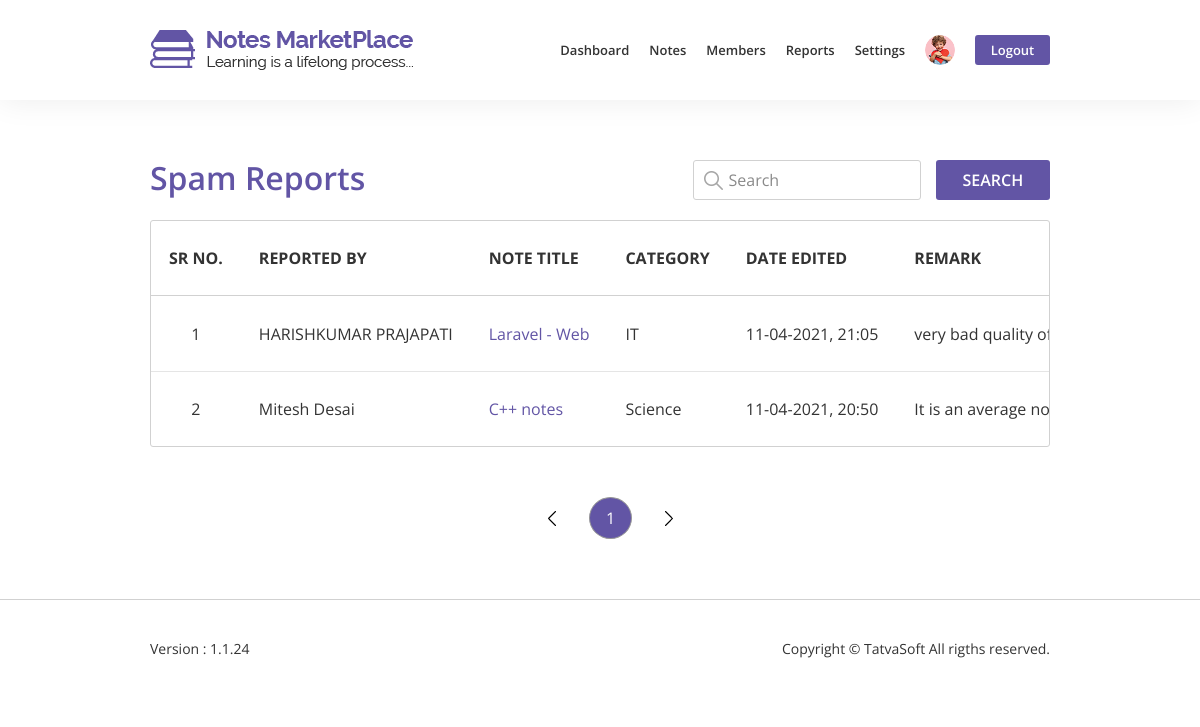
The app's page /admin/spam_report.php (signed in) with its own data.
### tables this page shows
CREATE TABLE `systemtable` (
  `SystemID` int(11) NOT NULL,
  `SupportEmail` varchar(100) NOT NULL,
  `SupportPhone` varchar(100) NOT NULL,
  `SubscriberEmails` varchar(255) DEFAULT NULL,
  `FacebookURL` varchar(100) DEFAULT NULL,
  `TwitterURL` varchar(100) DEFAULT NULL,
  `LinkedinURL` varchar(100) DEFAULT NULL,
  `DefaultProfilePicture` varchar(100) NOT NULL,
  `DefaultDisplayPicture` varchar(100) NOT NULL,
  `CreatedDate` datetime DEFAULT NULL,
  `CreatedBy` int(11) DEFAULT NULL,
  `ModifiedDate` datetime DEFAULT NULL,
  `Modifiedby` int(11) DEFAULT NULL,
  `IsActive` bit(10) NOT NULL DEFAULT b'1'
);

CREATE TABLE `spamnotes` (
  `SpamID` int(11) NOT NULL,
  `NoteID` int(11) NOT NULL,
  `Remark` varchar(255) NOT NULL,
  `CreatedDate` datetime DEFAULT NULL,
  `CreatedBy` int(11) DEFAULT NULL,
  `ModifiedDate` datetime DEFAULT NULL,
  `ModifiedBy` int(11) DEFAULT NULL,
  `IsActive` bit(10) NOT NULL DEFAULT b'1'
);

CREATE TABLE `user` (
  `UserID` int(11) NOT NULL,
  `RoleID` int(11) NOT NULL,
  `FirstName` varchar(50) NOT NULL,
  `LastName` varchar(50) NOT NULL,
  `EmailID` varchar(100) NOT NULL,
  `Password` varchar(200) NOT NULL,
  `IsEmailVerified` bit(10) NOT NULL DEFAULT b'0',
  `SecondaryEmailID` varchar(100) DEFAULT NULL,
  `BirthDate` date DEFAULT NULL,
  `Gender` tinyint(1) DEFAULT NULL COMMENT '0-Male 1-Female',
  `PhoneNo` varchar(20) DEFAULT NULL,
  `ProfilePictureFile` varchar(100) DEFAULT NULL,
  `Address1` varchar(100) DEFAULT NULL,
  `Address2` varchar(100) DEFAULT NULL,
  `City` varchar(50) DEFAULT NULL,
  `State` varchar(50) DEFAULT NULL,
  `Zipcode` varchar(50) DEFAULT NULL,
  `CountryID` int(11) DEFAULT NULL,
  `University` varchar(100) DEFAULT NULL,
  `CollegeName` varchar(100) DEFAULT NULL,
  `CreatedDate` datetime DEFAULT NULL,
  `CreatedBy` int(11) DEFAULT NULL,
  `ModifiedDate` datetime DEFAULT NULL,
  `ModifiedBy` int(11) DEFAULT NULL,
  `IsActive` bit(10) NOT NULL DEFAULT b'1'
);

CREATE TABLE `notes` (
  `NoteID` int(11) NOT NULL,
  `NoteTitle` varchar(100) NOT NULL,
  `CategoryID` int(11) NOT NULL,
  `DisplayPictureFile` varchar(100) NOT NULL,
  `NoteFile` varchar(255) NOT NULL,
  `TypeID` int(11) NOT NULL,
  `NotePage` int(11) NOT NULL,
  `Description` varchar(255) NOT NULL,
  `CountryID` int(11) DEFAULT NULL,
  `InstituteName` varchar(200) DEFAULT NULL,
  `CourseName` varchar(100) DEFAULT NULL,
  `CourseCode` varchar(100) DEFAULT NULL,
  `ProfessorName` varchar(100) DEFAULT NULL,
  `SellType` bit(10) NOT NULL,
  `NotePrice` int(11) DEFAULT NULL,
  `PreviewFile` varchar(100) DEFAULT NULL,
  `SellerID` int(11) NOT NULL,
  `NoteStatusID` int(11) NOT NULL,
  `PublishedDate` datetime DEFAULT NULL,
  `ActionedBy` int(11) DEFAULT NULL,
  `AdminRemark` varchar(255) DEFAULT NULL,
  `CreatedDate` datetime DEFAULT NULL,
  `CreatedBy` int(11) DEFAULT NULL,
  `ModifiedDate` datetime DEFAULT NULL,
  `ModifiedBy` int(11) DEFAULT NULL,
  `IsActive` bit(10) NOT NULL DEFAULT b'1'
);

### functions.php (called while the page is built, shortened)
<?php
include 'Database/database.php';
?>
<?php
function ProfileImage($user_id){
    global $connection;
    $query = "SELECT DefaultProfilePicture FROM systemtable WHERE SystemID = 1";
    $profile_query = mysqli_query($connection,$query);
    $row = mysqli_fetch_array($profile_query);
    $default_profile_picture = $row['DefaultProfilePicture'];
    $query = "SELECT ProfilePictureFile FROM user WHERE UserID = $user_id";
    $profile_picture_query = mysqli_query($connection, $query);
    $row = mysqli_fetch_array($profile_picture_query);
    $profile_image = $row['ProfilePictureFile'];
    if(!empty($profile_image)){
        $profile_image = "../images/uploads/profile_picture/$profile_image";
    }
    else{
        $profile_image = "../images/uploads/profile_picture/$default_profile_picture";
    }
    return $profile_image;
}
?>

### admin/spam_report.php (the view, shortened to what this page needs)
<?php
    include '../Database/database.php';
    include '../functions.php';
    $user_id = $_SESSION['admin_id'];
    $profile_image_nav = ProfileImage($user_id);
    $query = "SELECT spamnotes.SpamID, spamnotes.NoteID, spamnotes.Remark, spamnotes.CreatedDate, notes.NoteTitle, notes.NoteFile, user.FirstName, user.LastName, (SELECT Category FROM categorytable WHERE categorytable.CategoryID = notes.CategoryID AND categorytable.IsActive=1) AS Category  FROM spamnotes JOIN notes ON spamnotes.NoteID = notes.NoteID JOIN user ON spamnotes.CreatedBy = user.userID ORDER BY spamnotes.CreatedDate desc";
    $spam_data_query = mysqli_query($connection, $query);
?>
<!DOCTYPE html>
<html lang="en">
    <head>
        <link rel="stylesheet" href="../css/datatable/jquery.dataTables.min.css">
        <link rel="stylesheet" href="../css/bootstrap/bootstrap.min.css">
        <link rel="stylesheet" href="../css/admin-style.css">
        <link rel="stylesheet" href="../css/admin-responsive.css">
    </head>
    <body>
        <nav class="navbar fixed-top navbar-expand-lg box">
            <div class="container-fluid">
                <a class="navbar-brand" href="dashboard_admin.php">
                    <img src="../images/home/logo.png" alt="NotesMarketPlace logo">
                </a>
                <div class="collapse navbar-collapse" id="navbarTogglerDemo01">
                    <ul class="navbar-nav ml-auto">
                        <li><a href="dashboard_admin.php">Dashboard</a></li>
                        <li class="dropdown">
                            <a href="#" style="border: none;" class="dropdown-toggle" id="profile-dropdown" data-toggle="dropdown" aria-haspopup="true" aria-expanded="false">Notes</a>
                        </li>
                        <li><a href="members.php">Members</a></li>
                        <li class="dropdown">
                            <a href="#" style="border: none;" class="dropdown-toggle" id="profile-dropdown" data-toggle="dropdown" aria-haspopup="true" aria-expanded="false">Reports</a>
                        </li>
                        <li class="dropdown">
                            <a href="#" style="border: none;" class="dropdown-toggle" id="profile-dropdown" data-toggle="dropdown" aria-haspopup="true" aria-expanded="false">Settings</a>
                        </li>
                        <li class="dropdown">
                                <a href="#" style="border: none;" class="dropdown-toggle" id="profile-dropdown" data-toggle="dropdown" aria-haspopup="true" aria-expanded="false"><img src=<?php echo $profile_image_nav;?> alt="progile image"></a>
                        </li>
                        <li style="padding-right:0;"><a href="../logout.php" style="border: none;"><button>Logout</button></a></li>
                    </ul>
                </div>
            </div>
        </nav>
        <div class="admin-table box" style="margin-top: 160px;">
            <div class="container-fluid">
                <div class="row">
                    <div class="col-lg-7 col-md-6" style="padding-left: 15px;">
                        <h3 class="m-0">Spam Reports</h3>
                    </div>
                    <div class="col-lg-5 col-md-6 text-right">
                        <div class="row">
                            <div class="col-8">
                                <input type="text" class="search" id="spam-search" placeholder="Search">
                            </div>
                            <div class="col-4 pl-0">
                                <button class="search-button" id="spam-search-btn">Search</button>
                            </div>
                        </div>
                    </div>
                </div>
                <table id="spam-report-table" class="datatable display nowrap" style="width: 100%;">
                    <thead>
                        <tr>
                            <th class="text-center">Sr No.</th>
                            <th>Reported By</th>
                            <th>Note Title</th>
                            <th>Category</th>
                            <th>Date Edited</th>
                            <th>Remark</th>
                        </tr>
                    </thead>
                    <tbody>
                    <?php
                        $count = 0;
                        while($row = mysqli_fetch_array($spam_data_query)){
                            $count++;
                            $created_date = $row['CreatedDate'];
                            $created_date = date('d-m-Y, H:i',strtotime($created_date));
                        ?>
                        <tr>
                            <td class="text-center"><?php echo $count;?></td>
                            <td><?php echo $row['FirstName'].' '.$row['LastName']?></td>
                            <td class="color-text"><a href="notes_details_admin.php?note=<?php echo $row['NoteID'];?>"><?php echo $row['NoteTitle'];?></a></td>
                            <td><?php echo $row['Category'];?></td>
                            <td><?php echo $created_date;?></td>
                            <td><?php echo $row['Remark'];?></td>
                        </tr>
                        <?php }?>
                    </tbody>
                </table>
            </div>
        </div>
        <footer class="box">
            <div class="container-fluid">
                <div class="row">
                    <div class="col-md-6 col-4 pr-0">
                        <p>Version : 1.1.24</p>
                    </div>
                    <div class="col-md-6 col-8 text-right pl-0">
                        <p>Copyright &copy; TatvaSoft All rigths reserved.</p>
                    </div>
                </div>
            </div>
        </footer>
    </body>
</html>

### css/admin-style.css (style rules this page uses)
html, body { height: 100%; }
body { color: #333333; font-family: "Open Sans",sans-serif; }
h1, h2, h3, h4, h5, h6 { font-family: "Open Sans", sans-serif; }
.box { padding: 0 12.5%; }
.box .container-fluid { padding-left: 0; padding-right: 0; }
.color-text { color :#6255a5; }
.navbar { height: 100px; background: #fff; -webkit-box-shadow: 0 0 30px 0 rgba(0, 0, 0, 0.08); box-shadow: 0 0 30px 0 rgba(0, 0, 0, 0.08); z-index: 2; -webkit-transition: all 300ms linear; transition: all 300ms linear; }
ul.navbar-nav > li { display: flex; align-items: center; padding: 0 16px; }
ul.navbar-nav > li > a { font-size: 16px; font-weight: 600; line-height: 20px; text-decoration: none; color: #333333; transition: all 50ms linear; padding: 7px 0; }
ul.navbar-nav > li > a > button { background-color: #6255a5; width: 89px; height: 40px; border-radius: 3px; color: #ffffff; line-height: 22px; font-weight: 600; border: none; }
ul.navbar-nav > li > a > img { height: 40px; width: 40px; border-radius: 50%; }
.dropdown-toggle::after { content: none; }
.admin-table { margin-bottom: 60px; }
.admin-table h3 { font-size: 34px; font-weight: 600; line-height: 38px; color: #6255a5; margin-bottom: 20px; margin-top: 160px; }
.admin-table button { background-color: #6255a5; color: #fff; padding: 0 25px; height: 50px; border-radius: 3px; border: none; font-family: "Open Sans",sans-serif; font-size: 18px; line-height: 22px; font-weight: 600; text-transform: uppercase; }
.admin-table .search { width: 100%; height: 50px; border: 1px solid #d1d1d1; border-radius: 3px; font-size: 16px; font-weight: 400; line-height: 20px; color: #8a8a8a; padding: 15px 0; background: url("../images/Dashboard/search.jpg") left no-repeat; background-position-x: 15px; padding-left: 40px; margin-bottom: 20px; margin-right: 8px; }
.admin-table .search::placeholder { color: #8a8a8a; }
.admin-table .search-button { background-color: #6255a5; color: #fff; width: 100%; height: 50px; border-radius: 3px; border: none; font-family: "Open Sans",sans-serif; font-size: 18px; line-height: 22px; font-weight: 700; text-transform: uppercase; padding: 0; }
.datatable tr { height: 75px; }
.datatable thead tr { text-transform: uppercase; font-size: 16px; font-weight: 600 !important; line-height: 20px; }
.datatable tbody td { padding: 10px 18px !important; background-color:transparent !important; font-size: 18px; font-weight: 400; line-height: 22px; }
.datatable tbody tr { background-color:transparent !important; }
.dataTables_scrollHead table.dataTable thead th { border-bottom: 1px solid #d1d1d1 !important; }
table.dataTable.display tbody td { border-top: 1px solid rgba(0, 0, 0, 0.1); }
.datatable tbody td:nth-child(1), #published-notes-table tbody td:nth-child(4), #published-notes-table tbody td:nth-child(5), #published-notes-table tbody td:nth-child(9), #published-table tbody td:nth-child(10) { text-align: center; }
.datatable tbody td a { text-decoration: none; color: #6255a5; }
footer { border-top: 1px solid #d1d1d1; height: 100px; }
footer p { font-family: "Open Sans",sans-serif; font-size: 14px; font-weight: 400; line-height: 18px; color: #333333; margin: 40px 0; }

### css/admin-responsive.css (style rules this page uses)
@media (min-width: 1200px) and (max-width: 1439px) { ul.navbar-nav > li { padding: 0 10px; } }
@media (min-width: 1200px) and (max-width: 1439px) { ul.navbar-nav > li > a { font-size: 13px; line-height: 16px; } }
@media (min-width: 1200px) and (max-width: 1439px) { ul.navbar-nav > li > a > button { width: 75px; height: 30px; } }
@media (min-width: 1200px) and (max-width: 1439px) { ul.navbar-nav > li > a > img { height: 30px; width: 30px; } }
@media (min-width: 1200px) and (max-width: 1439px) { .admin-table .search { background-position-x: 10px; padding-left: 35px; height: 40px; } }
@media (min-width: 1200px) and (max-width: 1439px) { .admin-table .search-button, .admin-table button { height: 40px; font-size: 16px; font-weight: 600; } }
@media (min-width: 1200px) and (max-width: 1439px) { .datatable tbody td { font-size: 16px; line-height: 20px; } }
@media (min-width: 1200px) and (max-width: 1439px) { #dashboard-admin h2, .admin-table h3, .form-details h2, #member-details h2 { font-size: 32px; line-height: 36px; } }

### records on screen
systemtable: DefaultProfilePicture (picture)
spamnotes: user.FirstName "HARISHKUMAR", user.LastName "PRAJAPATI", NoteID.NoteTitle "Laravel - Web", Category "IT", CreatedDate "11-04-2021, 21:05", Remark "very bad quality…"
spamnotes: user.FirstName "Mitesh", user.LastName "Desai", NoteID.NoteTitle "C++ notes", Category "Science", CreatedDate "11-04-2021, 20:50", Remark "It is an average…"
